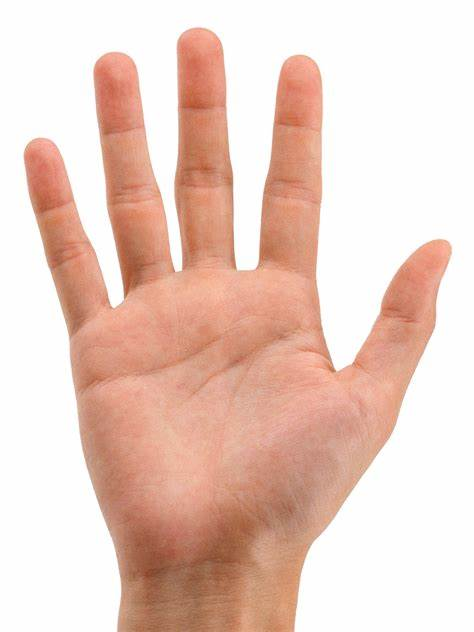
#> input picture opencv/resources/hand.jpg, 474 x 632 px
$ python pyramid.py
#> lines starting #> are read from the running program, lines starting #| are printed output that depends on the picture
import cv2 as cv

# There are two methods for image pyramids:
# 1. Gaussian Pyramid
# 2. Laplacian Pyramid

img = cv.imread('resources/hand.jpg')
#> img is the input picture: shape (632, 474, 3); mean B, G, R 194.2, 205.5, 234.6
p1 = cv.pyrDown(img)
p2 = cv.pyrDown(p1)
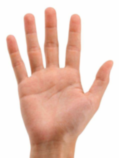
#> p2: shape (158, 119, 3); mean B, G, R 194.5, 205.9, 234.7
p3 = cv.pyrUp(p2)
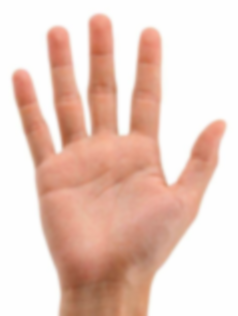
#> p3: shape (316, 238, 3); mean B, G, R 194.5, 205.8, 234.7
p4 = cv.pyrUp(p3)

cv.imshow('Original',img)
cv.imshow('PyrDown1',p1)
cv.imshow('PyrDown2',p2)
cv.imshow('PyrUp1',p3)
cv.imshow('PyrUp2',p4)
cv.waitKey(0)
cv.destroyAllWindows()
